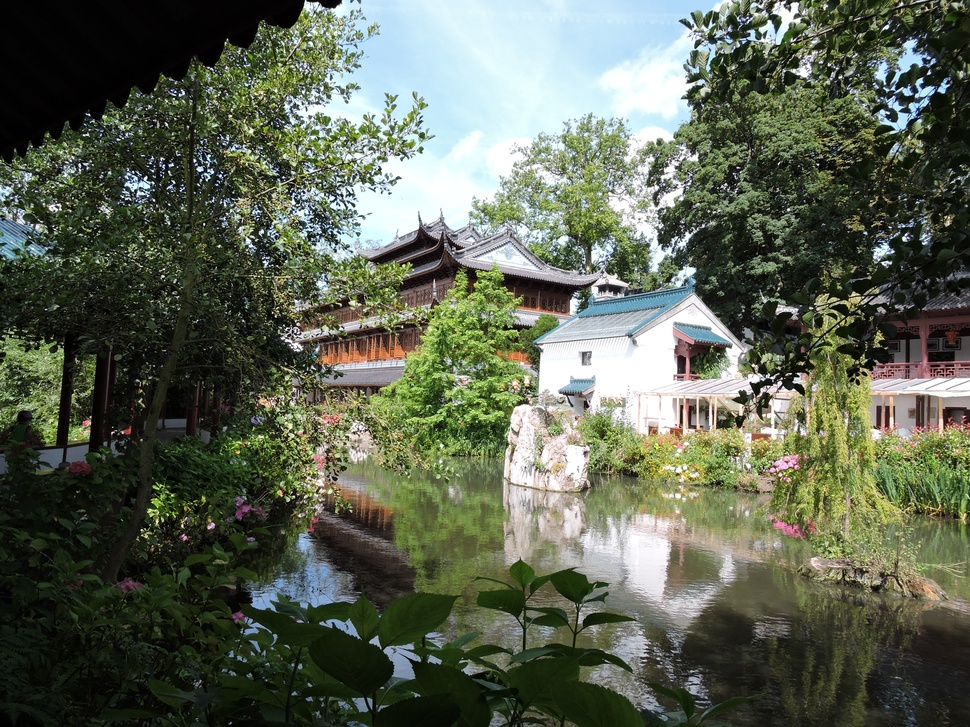
#> input picture images_test/DSCN0836.JPG, 970 x 727 px, shrunk from 4608 x 3456 before the run, found by its file name
$ python Gradient.py
#> lines starting #> are read from the running program, lines starting #| are printed output that depends on the picture
import cv2
import matplotlib.pyplot as plt
import numpy as np
from scipy.ndimage import convolve

def convolution2d(image_canal,noyau):
    """
        Applique une convolution 2D entre une image de type float32 et un noyau (kernel).

        :image: Image en entrée
        :noyau: Filtre 2D
        retourne le canal de l'image convoluée
    """
    #Definition des différents paramètres
    filtre_height,filtre_width=noyau.shape
    image_height,image_width=image_canal.shape
    padding_height=filtre_height//2
    padding_width=filtre_width//2
    #On crée un padding constant
    image_padded = np.pad(image_canal, ((padding_height, padding_width), (padding_height, padding_width)), mode='constant')
    # Image de sortie
    output = np.zeros_like(image_canal)

    # Convolution
    print(image_canal.shape)
    for i in range(image_height):
        for j in range(image_width):
                if(i%100==0 and j==image_width-1):
                    print("avancement du traitement: ",(i/image_height)*100,"%")
                # Multiplie le noyau par la région correspondante de l'image
                region = image_padded[i:i+filtre_height, j:j+filtre_width]
                output[i, j] = np.sum(region * noyau)

    return output


def Appliquer_Gradient(image):
    """
    Applique les gradients de Sobel sur une image (niveaux de gris ou couleur).

    :param image: Image d'entrée (en niveaux de gris ou couleur)
    :return: Gradients (Gx, Gy)
    """
    image_float = image.astype(np.float32)
    #Filtres de sobel en x et y
    sobelX = np.array([[-1, 0, 1],
                       [-2, 0, 2],
                       [-1, 0, 1]], dtype=np.float32)
    sobelY = np.array([[-1, -2, -1],
                       [ 0,  0,  0],
                       [ 1,  2,  1]], dtype=np.float32)
    #Gradients horizontal et vertical
    #Gx = np.zeros_like(image_float)
    #Gy = np.zeros_like(image_float)

    #Calcul des differentes convolution, en separant le cas gris du cas couleur
    #Gx = convolution2d(image_float, sobelX)
    #Gy = convolution2d(image_float, sobelY)

    # Calcul des gradients
    Gx = convolve(image_float, sobelX)
    Gy = convolve(image_float, sobelY)

    return Gx,Gy


def afficherGradient(image_name):
    #Acquisition de l'image
#> called with image_name = 'images_test/DSCN0836.JPG'
    image = cv2.imread(image_name)
#> image is the input picture: shape (727, 970, 3); mean B, G, R 83.9, 100.5, 93.5
    image_gray = cv2.cvtColor(image, cv2.COLOR_BGR2GRAY)
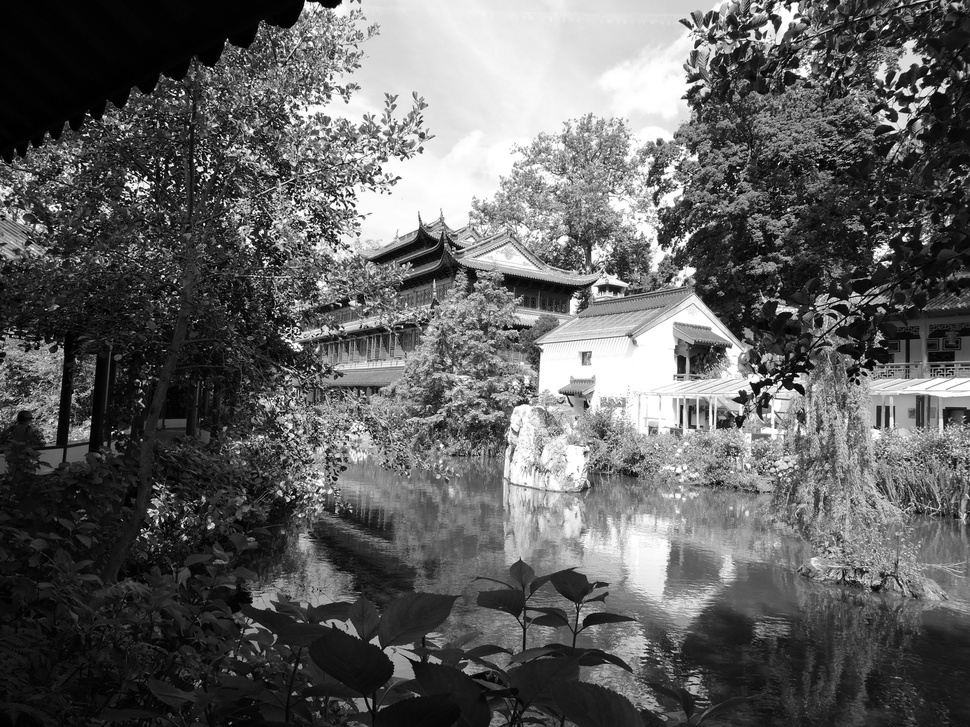
#> image_gray: shape (727, 970); min 0, max 255, mean 96.5

    #Calcul des gradients et du module
    Gx,Gy=Appliquer_Gradient(image_gray)
#> in Appliquer_Gradient, `Gy = convolve(image_float, sobelY)`:
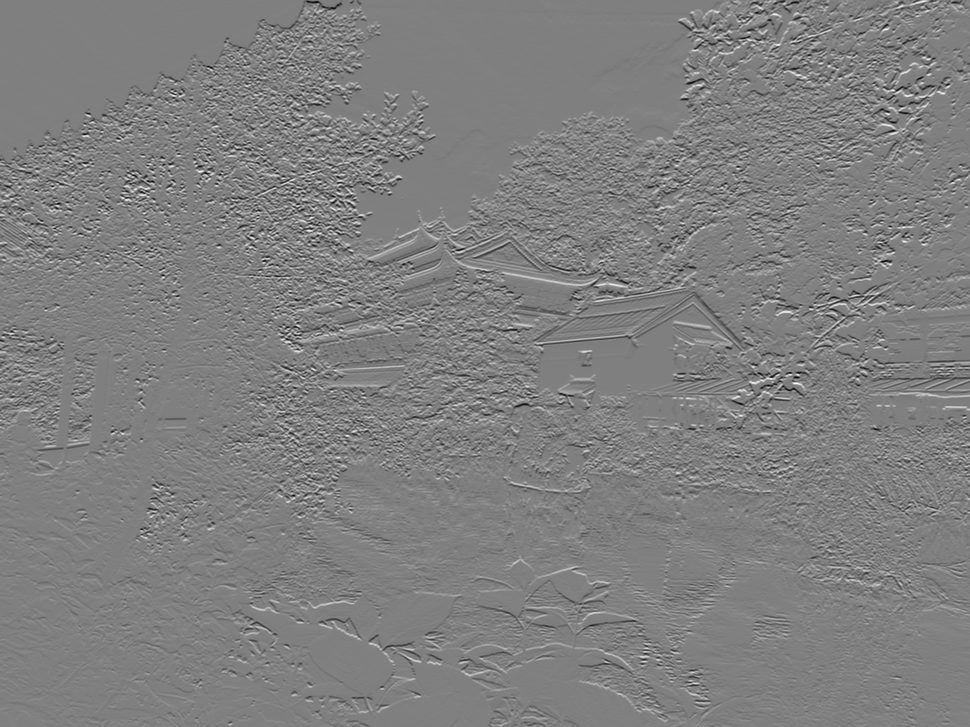
#> Gy: shape (727, 970) float32; min -973, max 966, mean 0.9; drawn with min black and max white
    magnitude=np.sqrt(Gx**2 + Gy**2)
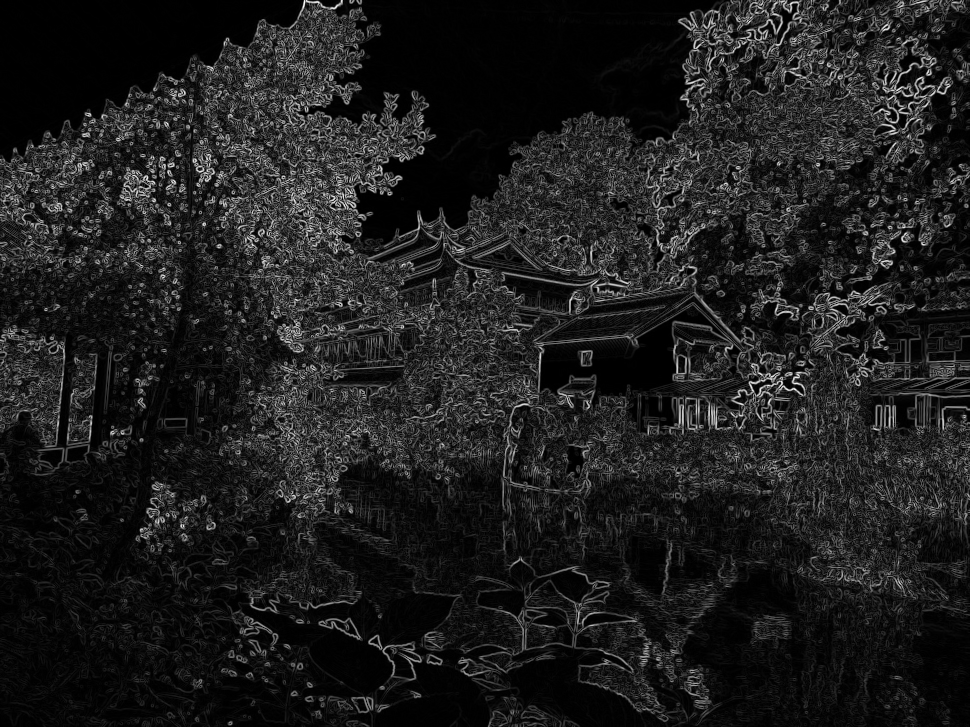
#> magnitude: shape (727, 970) float32; min 0, max 1009.4, mean 121; drawn with min black and max white

    #Clipping 0-255 + passage à l'uint8
    magnitude=np.clip(magnitude, 0, 255).astype(np.uint8)
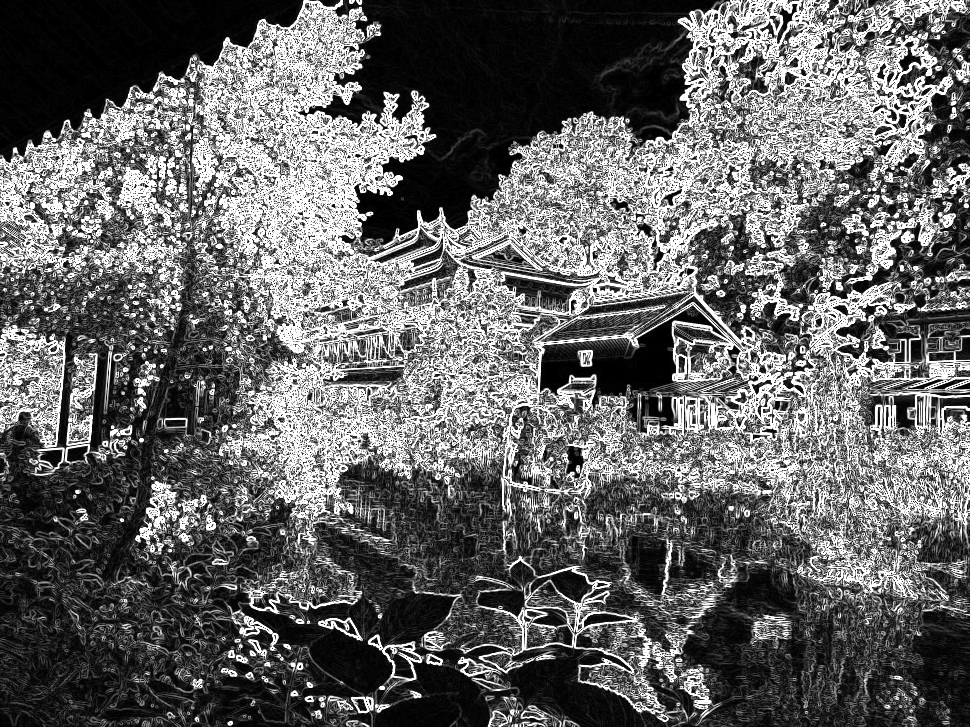
#> magnitude: shape (727, 970); min 0, max 255, mean 100.8
    Gx=np.clip(Gx, 0, 255).astype(np.uint8)
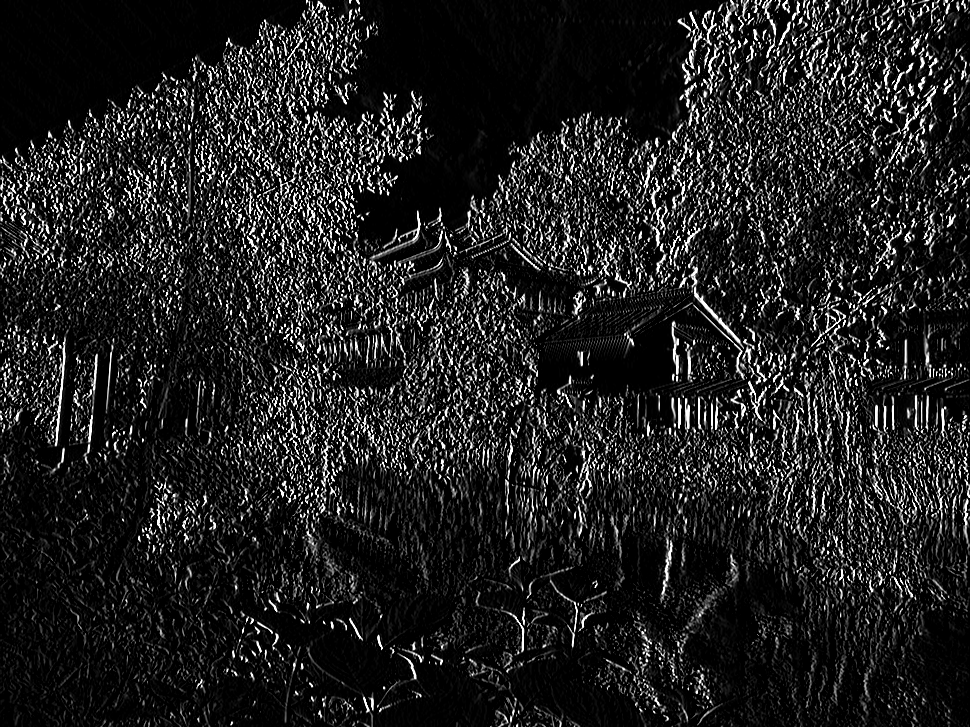
#> Gx: shape (727, 970); min 0, max 255, mean 32.9
    Gy=np.clip(Gy, 0, 255).astype(np.uint8)
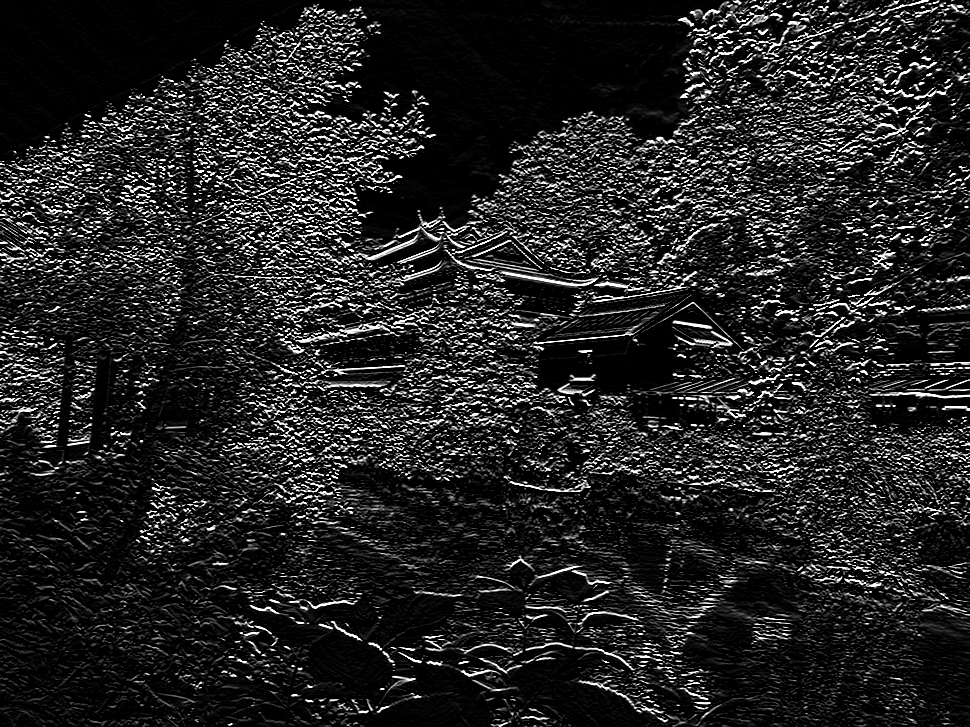
#> Gy: shape (727, 970); min 0, max 255, mean 35.9

    # Affichage des résultats
    plt.figure(figsize=(12, 6))
    plt.subplot(1, 4, 1)
    plt.title("Image originale")
    plt.imshow(cv2.cvtColor(image, cv2.COLOR_BGR2RGB))
    plt.axis('off')

    plt.subplot(1, 4, 2)
    plt.title("Gradient Gx (horizontal)")
    plt.imshow(cv2.cvtColor(np.clip(Gx, 0, 255), cv2.COLOR_BGR2RGB))
    plt.axis('off')

    plt.subplot(1, 4, 3)
    plt.title("Gradient Gy (vertical)")
    plt.imshow(cv2.cvtColor(np.clip(Gy, 0, 255), cv2.COLOR_BGR2RGB))
    plt.axis('off')

    plt.subplot(1, 4, 4)
    plt.title("Magnitude du gradient")
    plt.imshow(magnitude, cmap='gray')
    plt.axis('off')

    plt.show()
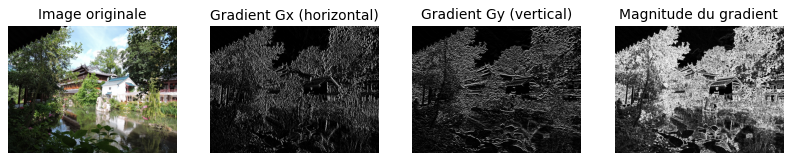
#> figure drawn by matplotlib, 4 panels


afficherGradient("images_test/DSCN0836.JPG")

$ run again, with images_test/DSCN0125.JPG copied over images_test/DSCN0836.JPG
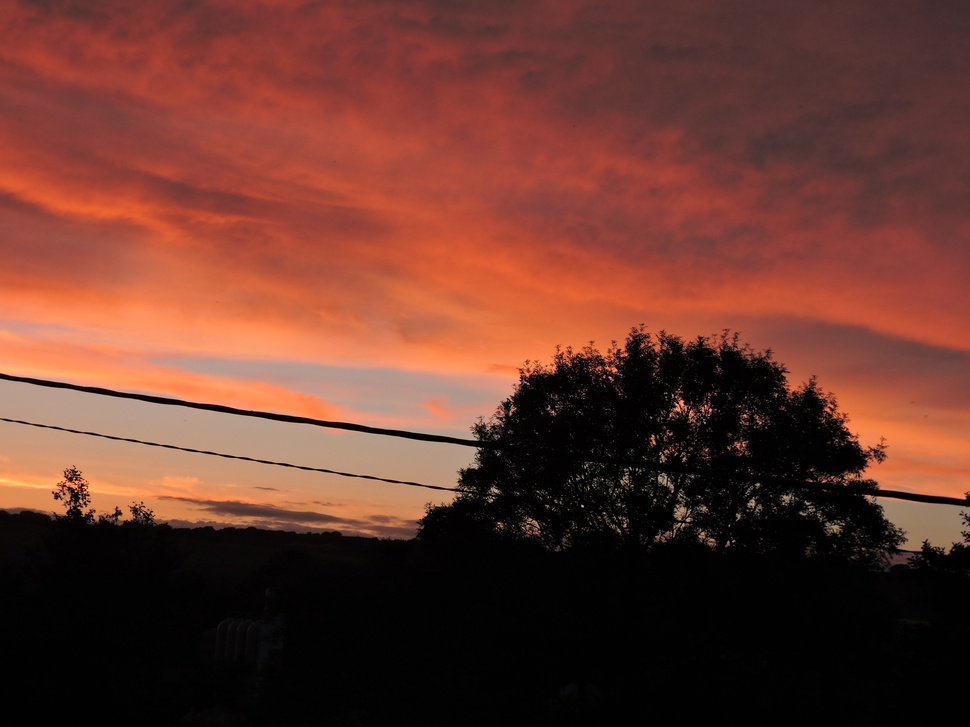
#> input picture images_test/DSCN0125.JPG, 970 x 727 px, shrunk from 4608 x 3456 before the run, found by its file name
#> in afficherGradient, image is the input picture: shape (727, 970, 3); mean B, G, R 45, 56.2, 104.5
#> in afficherGradient, `Gy=np.clip(Gy, 0, 255).astype(np.uint8)`:
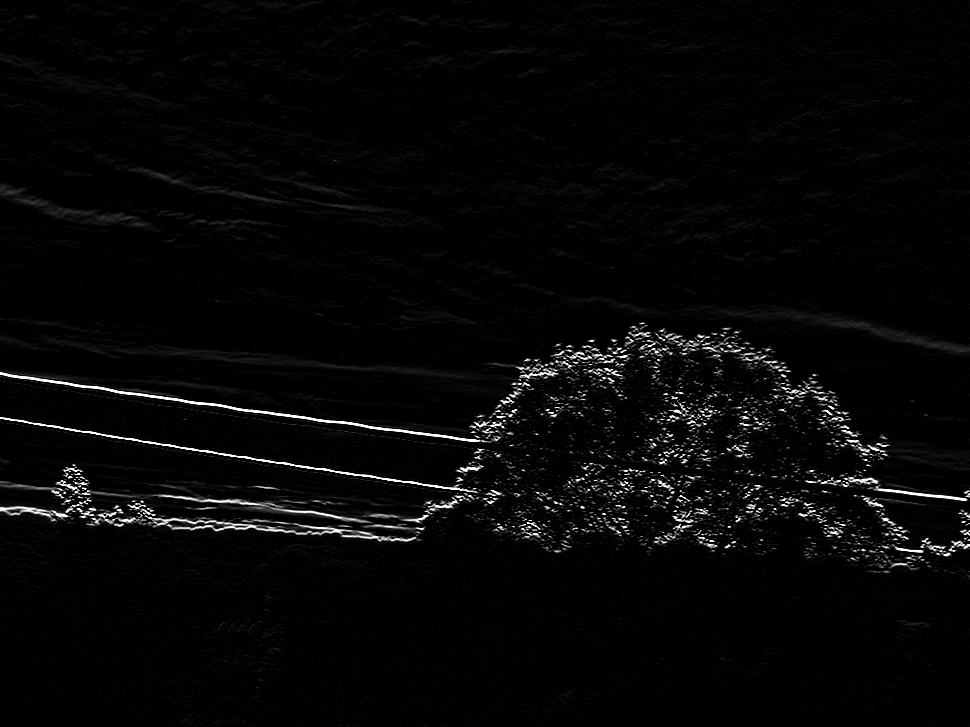
#> Gy: shape (727, 970); min 0, max 255, mean 6.6
#> in afficherGradient, `plt.show()`:
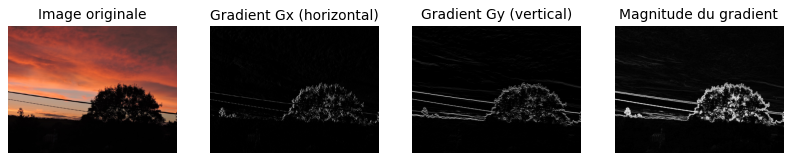
#> figure drawn by matplotlib, 4 panels

$ run again, with images_test/DSCN0131.JPG copied over images_test/DSCN0836.JPG
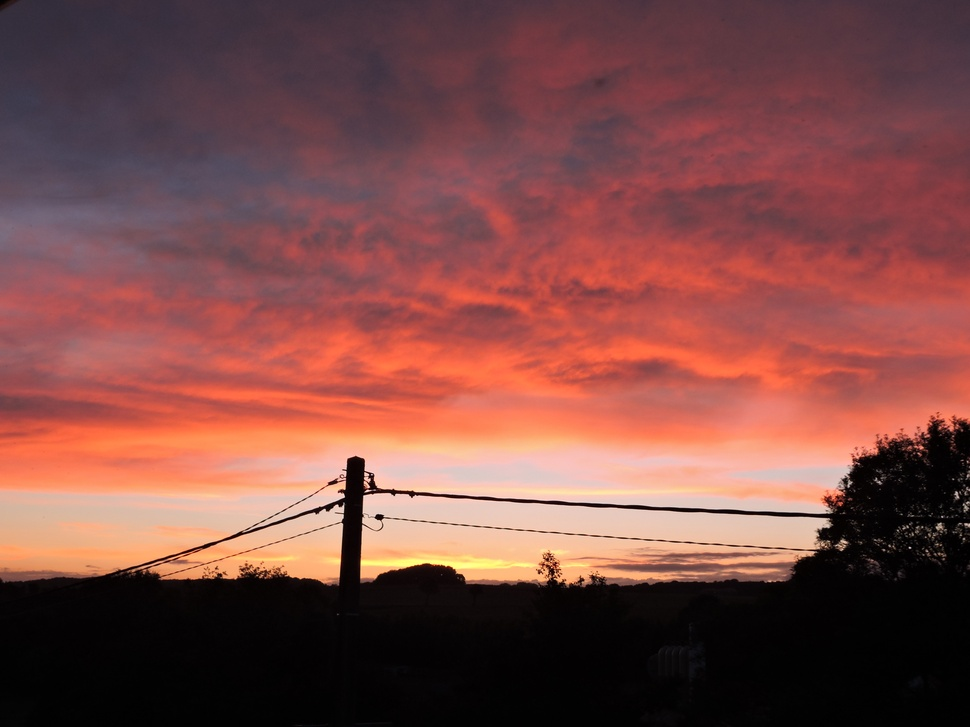
#> input picture images_test/DSCN0131.JPG, 970 x 727 px, shrunk from 4608 x 3456 before the run, found by its file name
#> in afficherGradient, image is the input picture: shape (727, 970, 3); mean B, G, R 70.2, 74.2, 125.1
#> in afficherGradient, `Gy=np.clip(Gy, 0, 255).astype(np.uint8)`:
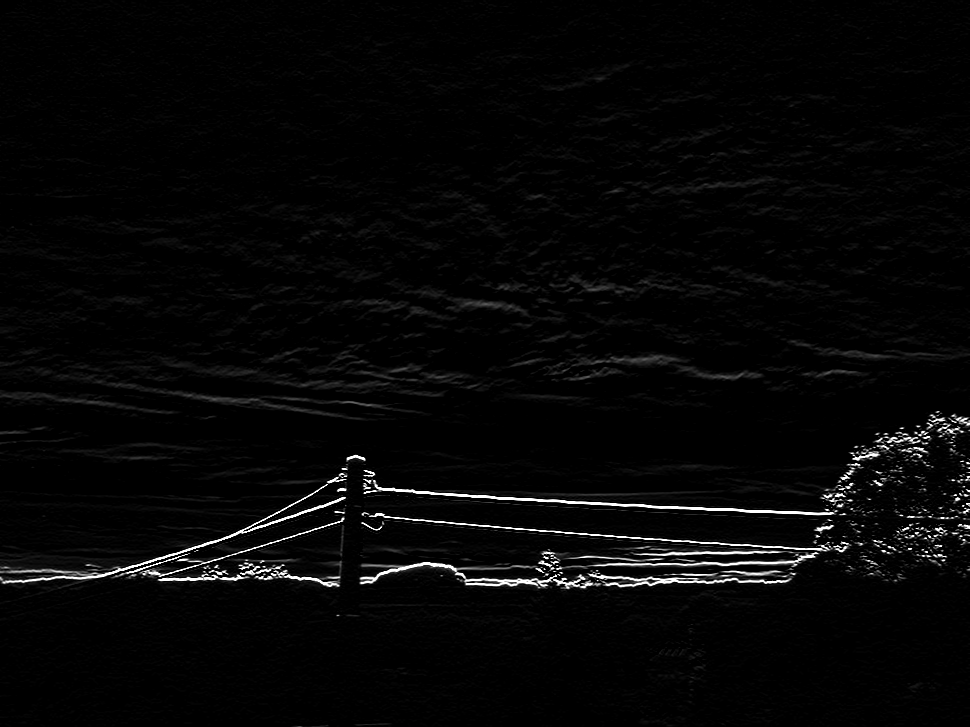
#> Gy: shape (727, 970); min 0, max 255, mean 6.2
#> in afficherGradient, `plt.show()`:
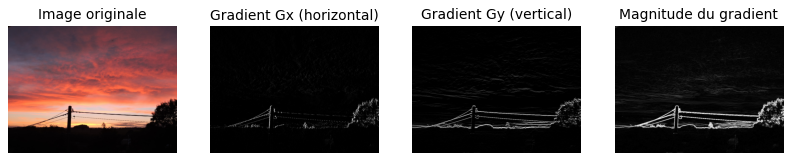
#> figure drawn by matplotlib, 4 panels

$ run again, with images_test/DSCN0323.JPG copied over images_test/DSCN0836.JPG
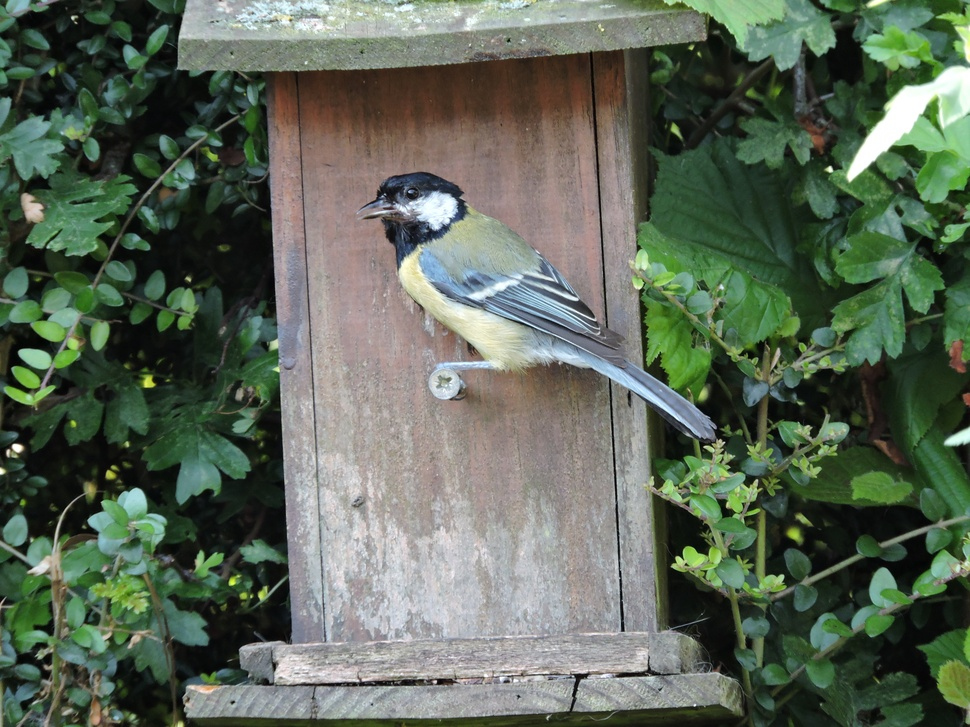
#> input picture images_test/DSCN0323.JPG, 970 x 727 px, shrunk from 4608 x 3456 before the run, found by its file name
#> in afficherGradient, image is the input picture: shape (727, 970, 3); mean B, G, R 88.2, 103.6, 92.1
#> in afficherGradient, `plt.show()`:
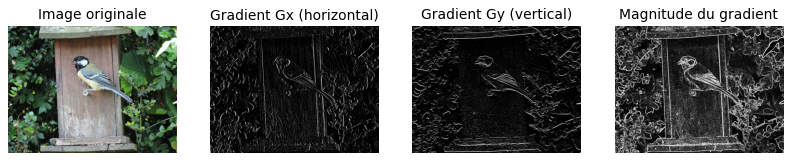
#> figure drawn by matplotlib, 4 panels
